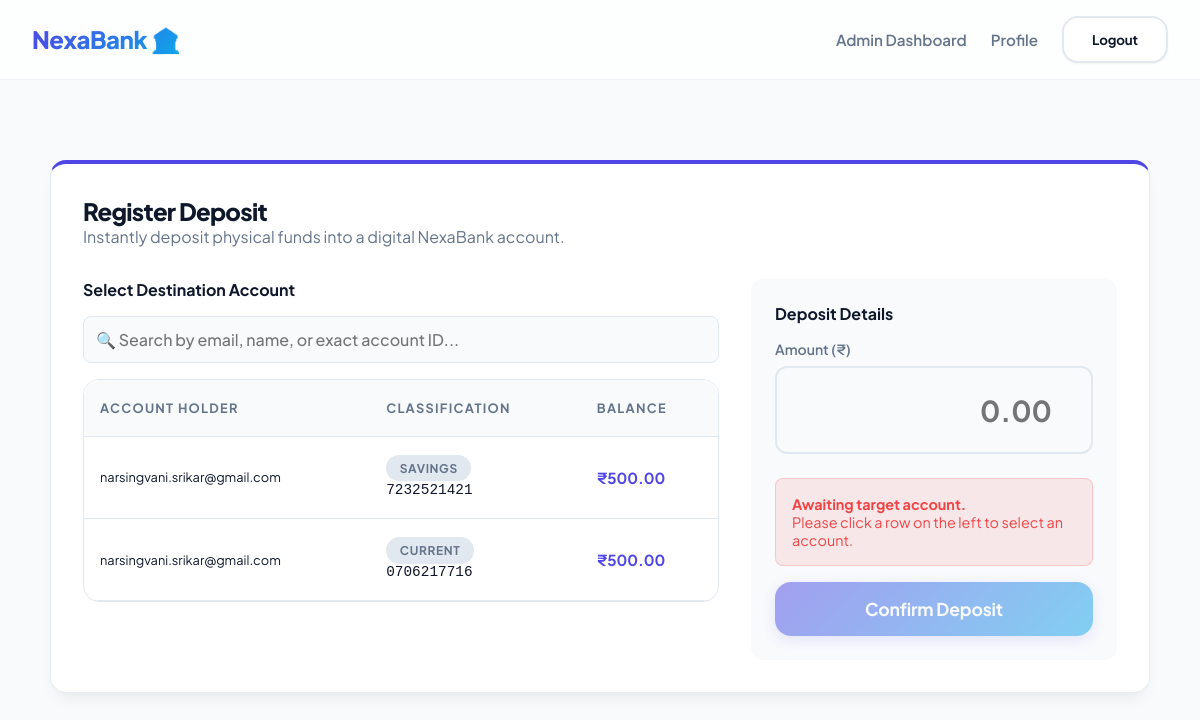
The page /transactions/deposit/ (signed in) on the database as committed earlier.
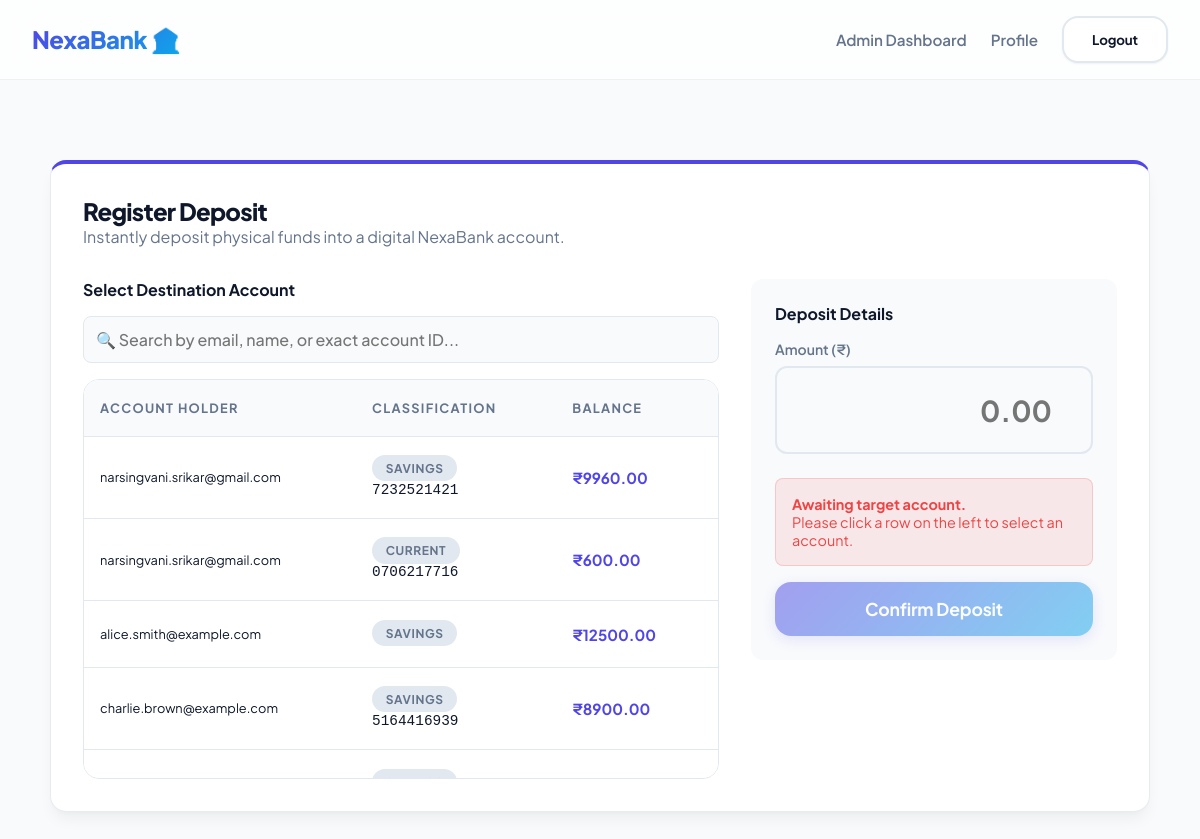
The same page on the database as committed later.
### apps/banking/models.py (models this page shows, shortened)
class BankAccount(models.Model):
    ACCOUNT_TYPES = (
        ('SAVINGS', 'Savings'),
        ('CURRENT', 'Current'),
    )
    user = models.ForeignKey(User, on_delete=models.CASCADE, related_name='accounts')
    account_number = models.CharField(max_length=20, unique=True)
    account_type = models.CharField(max_length=10, choices=ACCOUNT_TYPES, default='SAVINGS')
    balance = models.DecimalField(max_digits=12, decimal_places=2, default=0.00)
    is_frozen = models.BooleanField(default=False)
    created_at = models.DateTimeField(auto_now_add=True)

### apps/accounts/models.py (models this page shows, shortened)
class CustomUser(AbstractBaseUser, PermissionsMixin):
    ROLE_CHOICES = (
        ('ADMIN', 'Admin'),
        ('CUSTOMER', 'Customer'),
        ('TELLER', 'Teller'),
    )
    email = models.EmailField(unique=True)
    role = models.CharField(max_length=10, choices=ROLE_CHOICES, default='CUSTOMER')
    is_active = models.BooleanField(default=True)
    is_verified = models.BooleanField(default=False)
    is_staff = models.BooleanField(default=False)
    created_at = models.DateTimeField(auto_now_add=True)
    objects = CustomUserManager()
    USERNAME_FIELD = 'email'
    REQUIRED_FIELDS = []

### apps/transactions/views.py (the view, shortened to what this page needs)
# urls.py: path('deposit/', views.deposit_view, name='deposit'),
@login_required
@role_required('TELLER', 'ADMIN')
def deposit_view(request):
    accounts = BankAccount.objects.select_related('user').all()
    return render(request, 'transactions/deposit.html', {'accounts': accounts})

### apps/transactions/templates/transactions/deposit.html (shortened to what this page needs)
{% extends 'base.html' %}
{% block content %}
<div class="card" style="max-width: 1100px; margin: 3rem auto; padding: 2rem; border-top: 4px solid var(--primary);">
    <h2>Register Deposit</h2>
    <p style="color: var(--text-muted); margin-bottom: 2rem;">Instantly deposit physical funds into a digital NexaBank account.</p>
    <form method="POST">
        <div style="display: flex; gap: 2rem; flex-wrap: wrap;">
            <div style="flex: 2; min-width: 400px;">
                <h4 style="margin-bottom: 1rem;">Select Destination Account</h4>
                <input type="text" id="accountSearch" class="form-control" placeholder="🔍 Search by email, name, or exact account ID..." onkeyup="filterAccounts()" style="margin-bottom: 1rem; padding: 0.75rem; border-radius: 8px; border: 1px solid var(--border);">
                <div class="table-container" style="max-height: 400px; overflow-y: auto; margin-top: 0; box-shadow: none; border: 1px solid var(--border);">
                    <table id="accountTable" style="margin-bottom: 0;">
                        <thead style="position: sticky; top: 0; background: white; z-index: 1;">
                            <tr>
                                <th>Account Holder</th>
                                <th>Classification</th>
                                <th>Balance</th>
                            </tr>
                        </thead>
                        <tbody>
                            {% for acc in accounts %}
                            <tr class="account-row" onclick="selectAccount('{{ acc.id }}', this)" style="cursor: pointer; transition: 0.2s;">
                                <td>
                                    <div style="font-size: 0.8rem; color: var(--text-light);">{{ acc.user.email }}</div>
                                </td>
                                <td>
                                    <div><span class="badge badge-secondary">{{ acc.get_account_type_display }}</span></div>
                                    <div style="font-family: monospace; font-size: 0.9rem; margin-top: 0.4rem; color: var(--text-light);">{{ acc.account_number }}</div>
                                </td>
                                <td style="font-weight: bold; color: var(--primary);">₹{{ acc.balance }}</td>
                            </tr>
                            {% endfor %}
                        </tbody>
                    </table>
                </div>
            </div>
            <div style="flex: 1; min-width: 300px; padding: 1.5rem; background: var(--background); border-radius: 12px; height: fit-content;">
                <h4 style="margin-bottom: 1rem; color: var(--text);">Deposit Details</h4>
                <div class="form-group">
                    <label class="form-label" style="font-weight: 600;">Amount (₹)</label>
                    <input type="number" name="amount" class="form-control" step="0.01" min="1" placeholder="0.00" required style="font-size: 1.8rem; padding: 1.5rem; font-weight: bold; text-align: right;" />
                </div>
                <div id="selectionHint" style="padding: 1rem; background: rgba(239, 68, 68, 0.1); border-radius: 8px; margin: 1rem 0; color: var(--danger); font-size: 0.9rem; border: 1px solid rgba(239, 68, 68, 0.2);">
                    <strong>Awaiting target account.</strong><br/>Please click a row on the left to select an account.
                </div>
                <button type="submit" id="submitBtn" class="btn btn-primary" disabled style="width: 100%; padding: 1rem; font-size: 1.1rem; opacity: 0.5; transition: 0.3s;">Confirm Deposit</button>
            </div>
        </div>
    </form>
</div>
{% endblock %}

Rows that differ between the two databases and show on the page:
changed BankAccount (number 1 of 4 on the later page): balance "500.00" → "9960.00"
changed BankAccount "CURRENT": balance "500.00" → "600.00"
added BankAccount: user.email "alice.smith@example.com", account_type "SAVINGS", balance "12500.00"
added BankAccount: user.email "charlie.brown@example.com", account_type "SAVINGS", account_number "5164416939", balance "8900.00"
